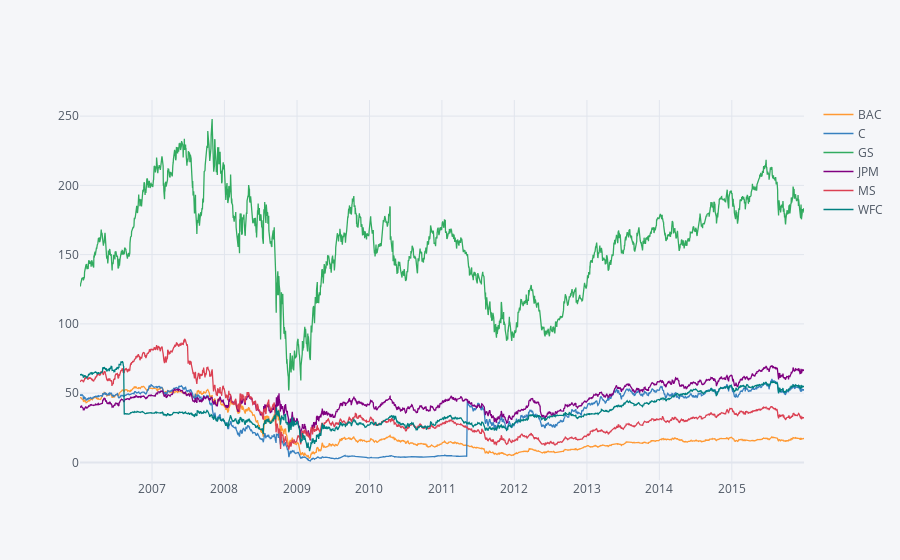

Notebook cell for this chart:
### Code cell
bank_stocks.xs(key='close',axis=1,level='Stock Info').iplot()

### Figure 1 — Plotly figure (JSON) as saved in the notebook; plotly's stock layout.template omitted (floating-point values rounded to 4 significant figures; data arrays with more than 128 entries replaced by an {"elided": "..."} marker saying what was removed)
{"data": [{"line": {"color": "rgba(255, 153, 51, 1.0)", "dash": "solid", "shape": "linear", "width": 1.3}, "mode": "lines", "name": "BAC", "text": "", "type": "scatter", "x": {"elided": "2517 str values"}, "y": {"elided": "2517 float values"}}, {"line": {"color": "rgba(55, 128, 191, 1.0)", "dash": "solid", "shape": "linear", "width": 1.3}, "mode": "lines", "name": "C", "text": "", "type": "scatter", "x": {"elided": "2517 str values"}, "y": {"elided": "2517 float values"}}, {"line": {"color": "rgba(50, 171, 96, 1.0)", "dash": "solid", "shape": "linear", "width": 1.3}, "mode": "lines", "name": "GS", "text": "", "type": "scatter", "x": {"elided": "2517 str values"}, "y": {"elided": "2517 float values"}}, {"line": {"color": "rgba(128, 0, 128, 1.0)", "dash": "solid", "shape": "linear", "width": 1.3}, "mode": "lines", "name": "JPM", "text": "", "type": "scatter", "x": {"elided": "2517 str values"}, "y": {"elided": "2517 float values"}}, {"line": {"color": "rgba(219, 64, 82, 1.0)", "dash": "solid", "shape": "linear", "width": 1.3}, "mode": "lines", "name": "MS", "text": "", "type": "scatter", "x": {"elided": "2517 str values"}, "y": {"elided": "2517 float values"}}, {"line": {"color": "rgba(0, 128, 128, 1.0)", "dash": "solid", "shape": "linear", "width": 1.3}, "mode": "lines", "name": "WFC", "text": "", "type": "scatter", "x": {"elided": "2517 str values"}, "y": {"elided": "2517 float values"}}], "layout": {"legend": {"bgcolor": "#F5F6F9", "font": {"color": "#4D5663"}}, "paper_bgcolor": "#F5F6F9", "plot_bgcolor": "#F5F6F9", "title": {"font": {"color": "#4D5663"}}, "xaxis": {"gridcolor": "#E1E5ED", "showgrid": true, "tickfont": {"color": "#4D5663"}, "title": {"font": {"color": "#4D5663"}, "text": ""}, "zerolinecolor": "#E1E5ED"}, "yaxis": {"gridcolor": "#E1E5ED", "showgrid": true, "tickfont": {"color": "#4D5663"}, "title": {"font": {"color": "#4D5663"}, "text": ""}, "zerolinecolor": "#E1E5ED"}}}
